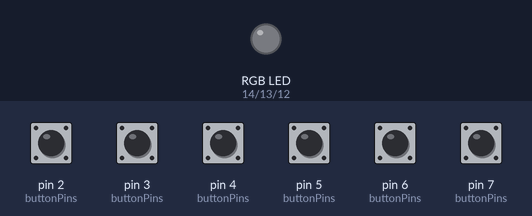
Bench run of a sketch on a simulated Arduino Uno, built with avr-gcc and run on an emulated ATmega328P. Shown: an RGB LED mixed from three pins (HIGH = lit). Inputs (shaded band) come from the test bench; at power-on: pin 2 (buttonPins), pin 3 (buttonPins), pin 4 (buttonPins), pin 5 (buttonPins), pin 6 (buttonPins), pin 7 (buttonPins) HIGH.

Above: at 1.2 s.
1.3 s: pin 2 (buttonPins) pulled LOW for 0.15 s
At 1.9 s:
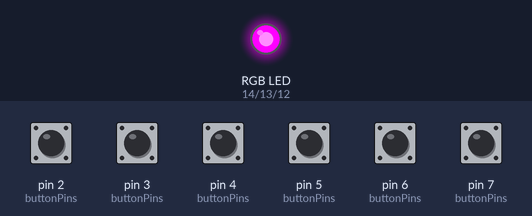
2.9 s: pin 3 (buttonPins) pulled LOW for 0.15 s
At 3.2 s:
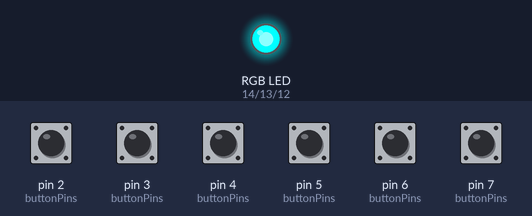
4.5 s: pin 4 (buttonPins) pulled LOW for 0.15 s
At 5.6 s:
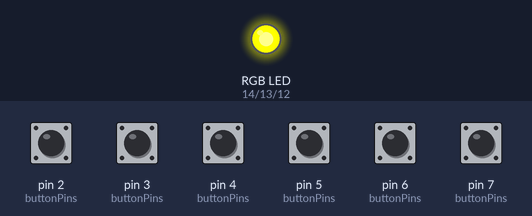
6.1 s: pin 5 (buttonPins) pulled LOW for 0.15 s
At 6.8 s:
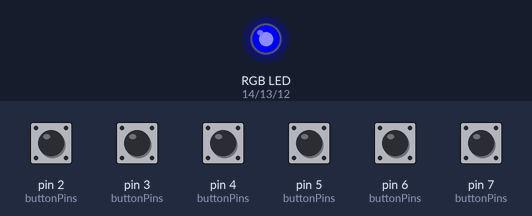
7.7 s: pin 6 (buttonPins) pulled LOW for 0.15 s
At 8.0 s:
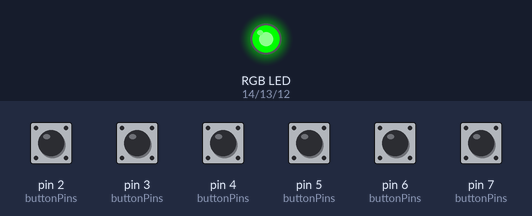
9.3 s: pin 7 (buttonPins) pulled LOW for 0.15 s
At 10.4 s:
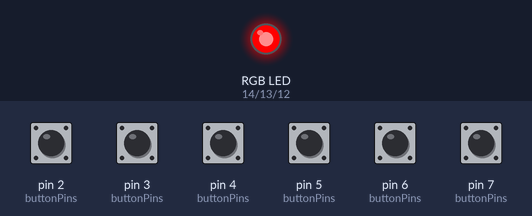
Timing chart, 0 to 11.9 s (numbered marks = the images above; inputs shaded):
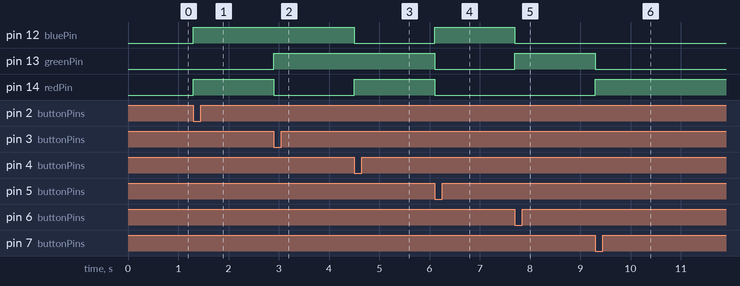

The sketch:

rgb.ino
```cpp
/*
  RGB

  Acende o LED RGB em difentes cores. Cada botão define uma cor.

Autor: Fabio Souza
Data: 01/09/2023
*/

//mapeamento de pinos
#define LED_VERMELHO 14   // Pino do LED Vermelho
#define LED_VERDE 13      // Pino do LED Verde
#define LED_AZUL 12       // Pino do LED Azul
#define BOTAO_1 7         // Pino do Botão 1
#define BOTAO_2 6         // Pino do Botão 2
#define BOTAO_3 5         // Pino do Botão 3
#define BOTAO_4 4         // Pino do Botão 4
#define BOTAO_5 3         // Pino do Botão 5
#define BOTAO_6 2         // Pino do Botão 6
#define BUZZER 17         // Pino do Buzzer
#define DHT11 15          // Pino do DHT11
#define LDR 1             // Pino do LDR
#define OLED_SDA 8        // Pino SDA do OLED
#define OLED_SCL 9        // Pino SCL do OLED

//mapeamento de botões
#define BT_UP BOTAO_1     // Botão UP - botão 1
#define BT_DOWN BOTAO_4   // Botão DOWN - botão 4
#define BT_LEFT BOTAO_2   // Botão LEFT - botão 2
#define BT_RIGHT BOTAO_3  // Botão RIGHT - botão 3
#define BT_A BOTAO_6      // Botão A - botão 6
#define BT_B BOTAO_5      // Botão B - botão 5

const int buttonPins[] = {BOTAO_1, BOTAO_2, BOTAO_3, BOTAO_4, BOTAO_5, BOTAO_6}; // Pinos dos Botões 1 a 6
const int redPin = LED_VERMELHO;    // Pino do LED Vermelho
const int greenPin = LED_VERDE;  // Pino do LED Verde
const int bluePin = LED_AZUL;   // Pino do LED Azul

int buttonColors[][3] = {
  {255, 0, 0},   // Vermelho (R, G, B)
  {0, 255, 0},   // Verde (R, G, B)
  {0, 0, 255},   // Azul (R, G, B)
  {255, 255, 0}, // Amarelo (R, G, B)
  {0, 255, 255}, // Ciano (R, G, B)
  {255, 0, 255}  // Magenta (R, G, B)
};

void setup() {
  for (int i = 0; i < sizeof(buttonPins) / sizeof(buttonPins[0]); i++) {
    pinMode(buttonPins[i], INPUT_PULLUP); // Configura os pinos dos botões como entrada com pull-up
  }

  pinMode(redPin, OUTPUT);   // Configura o pino do LED Vermelho como saída
  pinMode(greenPin, OUTPUT); // Configura o pino do LED Verde como saída
  pinMode(bluePin, OUTPUT);  // Configura o pino do LED Azul como saída
}

void setColor(int red, int green, int blue) {
  analogWrite(redPin, red);     // Define a intensidade do LED Vermelho
  analogWrite(greenPin, green); // Define a intensidade do LED Verde
  analogWrite(bluePin, blue);   // Define a intensidade do LED Azul
}

void loop() {
  for (int i = 0; i < sizeof(buttonPins) / sizeof(buttonPins[0]); i++) {
    if (digitalRead(buttonPins[i]) == LOW) {
      // Define a cor com base no botão pressionado
      setColor(buttonColors[i][0], buttonColors[i][1], buttonColors[i][2]);
      delay(500); // Pequeno atraso para evitar leituras múltiplas do botão
    }
  }
}
```

Measured:
- after the input at 1.3 s, pin 12 (bluePin), pin 14 (redPin): LOW → HIGH at once
- after the input at 2.9 s, pin 13 (greenPin): LOW → HIGH at once; pin 14 (redPin): HIGH → LOW at once
- after the input at 4.5 s, pin 12 (bluePin): HIGH → LOW at once; pin 14 (redPin): LOW → HIGH at once
- after the input at 6.1 s, pin 12 (bluePin): LOW → HIGH at once; pin 13 (greenPin), pin 14 (redPin): HIGH → LOW at once
- after the input at 7.7 s, pin 12 (bluePin): HIGH → LOW at once; pin 13 (greenPin): LOW → HIGH at once
- after the input at 9.3 s, pin 13 (greenPin): HIGH → LOW at once; pin 14 (redPin): LOW → HIGH at once
